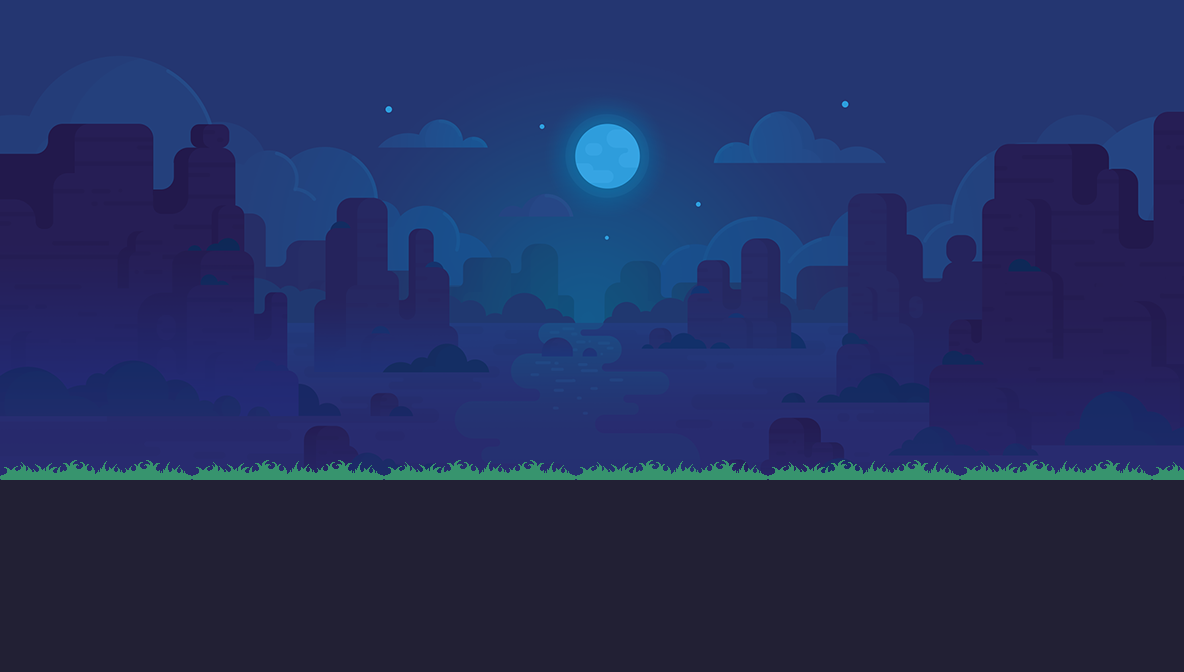

Rendered tile map (Tiled .tmx) drawn with the repository's tilesets; below, a short description and the full map source, tile grids included:
An orthogonal 37x21 tile map with 32x32 px tiles, 1 tile layer (foreground), 1 image layer and 1 object.

<map version="1.9" tiledversion="1.9.2" orientation="orthogonal" renderorder="right-down" width="37" height="21" tilewidth="32" tileheight="32" infinite="0" nextlayerid="4" nextobjectid="5">
 <tileset firstgid="1" source="Jungle_terrain.tsx" />
 <imagelayer id="2" name="background">
  <image source="tank-stars-blue-bg.png" width="1200" height="675" />
 </imagelayer>
 <layer id="1" name="foreground" width="37" height="21">
  <data encoding="csv">
0,0,0,0,0,0,0,0,0,0,0,0,0,0,0,0,0,0,0,0,0,0,0,0,0,0,0,0,0,0,0,0,0,0,0,0,0,
0,0,0,0,0,0,0,0,0,0,0,0,0,0,0,0,0,0,0,0,0,0,0,0,0,0,0,0,0,0,0,0,0,0,0,0,0,
0,0,0,0,0,0,0,0,0,0,0,0,0,0,0,0,0,0,0,0,0,0,0,0,0,0,0,0,0,0,0,0,0,0,0,0,0,
0,0,0,0,0,0,0,0,0,0,0,0,0,0,0,0,0,0,0,0,0,0,0,0,0,0,0,0,0,0,0,0,0,0,0,0,0,
0,0,0,0,0,0,0,0,0,0,0,0,0,0,0,0,0,0,0,0,0,0,0,0,0,0,0,0,0,0,0,0,0,0,0,0,0,
0,0,0,0,0,0,0,0,0,0,0,0,0,0,0,0,0,0,0,0,0,0,0,0,0,0,0,0,0,0,0,0,0,0,0,0,0,
0,0,0,0,0,0,0,0,0,0,0,0,0,0,0,0,0,0,0,0,0,0,0,0,0,0,0,0,0,0,0,0,0,0,0,0,0,
0,0,0,0,0,0,0,0,0,0,0,0,0,0,0,0,0,0,0,0,0,0,0,0,0,0,0,0,0,0,0,0,0,0,0,0,0,
0,0,0,0,0,0,0,0,0,0,0,0,0,0,0,0,0,0,0,0,0,0,0,0,0,0,0,0,0,0,0,0,0,0,0,0,0,
0,0,0,0,0,0,0,0,0,0,0,0,0,0,0,0,0,0,0,0,0,0,0,0,0,0,0,0,0,0,0,0,0,0,0,0,0,
0,0,0,0,0,0,0,0,0,0,0,0,0,0,0,0,0,0,0,0,0,0,0,0,0,0,0,0,0,0,0,0,0,0,0,0,0,
0,0,0,0,0,0,0,0,0,0,0,0,0,0,0,0,0,0,0,0,0,0,0,0,0,0,0,0,0,0,0,0,0,0,0,0,0,
0,0,0,0,0,0,0,0,0,0,0,0,0,0,0,0,0,0,0,0,0,0,0,0,0,0,0,0,0,0,0,0,0,0,0,0,0,
0,0,0,0,0,0,0,0,0,0,0,0,0,0,0,0,0,0,0,0,0,0,0,0,0,0,0,0,0,0,0,0,0,0,0,0,0,
350,351,352,353,354,355,350,351,352,353,354,355,350,351,352,353,354,355,350,351,352,353,354,355,350,351,352,353,354,355,350,351,352,353,354,355,350,
130,130,130,130,130,130,130,130,130,130,130,130,130,130,130,130,130,130,130,130,130,130,130,130,130,130,130,130,130,130,130,130,130,130,130,130,130,
130,130,130,130,130,130,130,130,130,130,130,130,130,130,130,130,130,130,130,130,130,130,130,130,130,130,130,130,130,130,130,130,130,130,130,130,130,
130,130,130,130,130,130,130,130,130,130,130,130,130,130,130,130,130,130,130,130,130,130,130,130,130,130,130,130,130,130,130,130,130,130,130,130,130,
130,130,130,130,130,130,130,130,130,130,130,130,130,130,130,130,130,130,130,130,130,130,130,130,130,130,130,130,130,130,130,130,130,130,130,130,130,
130,130,130,130,130,130,130,130,130,130,130,130,130,130,130,130,130,130,130,130,130,130,130,130,130,130,130,130,130,130,130,130,130,130,130,130,130,
130,130,130,130,130,130,130,130,130,130,130,130,130,130,130,130,130,130,130,130,130,130,130,130,130,130,130,130,130,130,130,130,130,130,130,130,130
</data>
 </layer>
 <objectgroup id="2" name="ground">
  <object id="1" x="0" y="480" width="1184" height="192" />
 </objectgroup>
</map>
